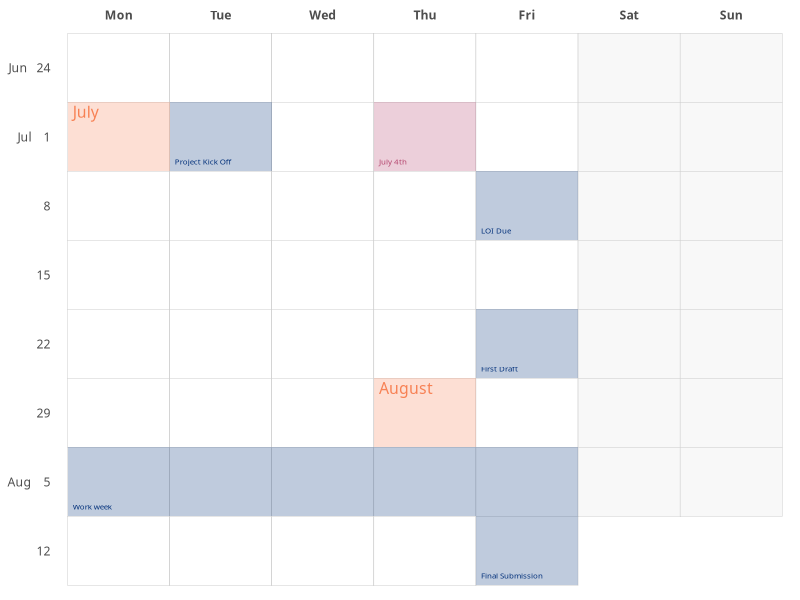
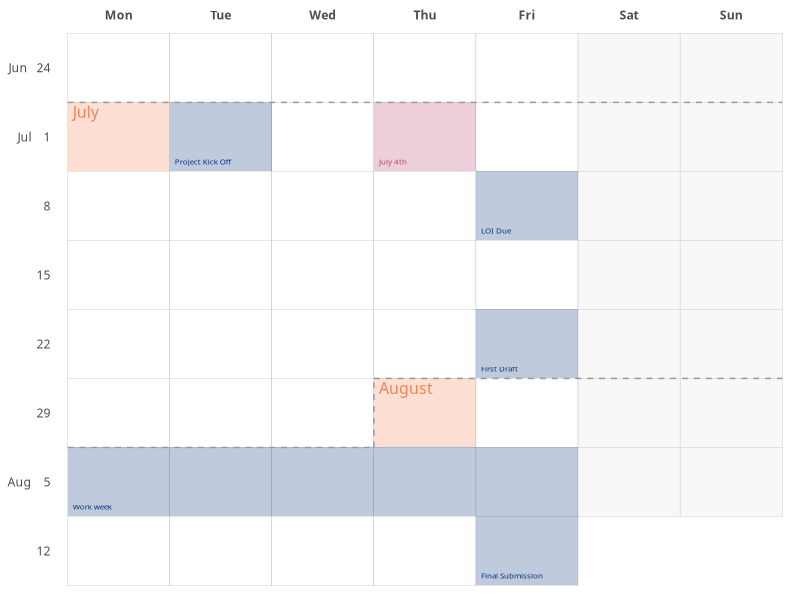

These charts were generated, in order, by the following R code:
## ---- chunk 1
knitr::opts_chunk$set(
  echo = TRUE, warning = FALSE, message = FALSE,
  fig.width = 9, fig.height = 10
)
options(htmltools.dir.version = TRUE)
## ---- chunk 2
# library(tidyverse)
library(dplyr)
library(purrr)
library(tidyr)
library(forcats)
library(ggplot2)
library(lubridate)
## ---- chunk 3
options("lubridate.week.start" = 1)
## ---- chunk 4
start_day <- floor_date(ymd("2019-06-24"), "week")
end_day   <- ymd("2019-08-16")
seq_days  <- seq(start_day, end_day, by = "day")

seq_days[1:5]
## ---- chunk 5
dates <-
  tibble(
    day       = seq_days,
    wday_name = wday(day, label = TRUE, abbr = TRUE),
    weekend   = wday(day) > 5,
    isoweek   = isoweek(day),
    month     = month(day, label = TRUE, abbr = FALSE),
    isoyear   = isoyear(day),
    week_year = fct_rev(sprintf("%s - %s", isoyear, isoweek))
  )

dates
## ---- chunk 6
# shows the _last 6_ week_year factor levels
dates %>% pull(week_year) %>% levels() %>% tail()
## ---- chunk 7
day_one <- dates %>%
  filter(day(day) == 1)

day_one
## ---- chunk 8
week_start_labels <- dates %>%
  filter(wday_name == "Mon") %>%
  arrange(day) %>%
  mutate(
    month = month(day, label = TRUE),
    label = case_when(
      month == lag(month) ~ paste(day(day)),
      TRUE ~ sprintf("%s %4i", month, day(day))
    )
  ) %>%
  select(label, week_year) %>%
  reduce(setNames)
## ---- chunk 9
list(1:5, letters[1:5]) %>% purrr::reduce(setNames)
## ---- chunk 10
highlight_days <- tribble(
         ~ day,            ~ label,   ~ color,    ~ fill,
  "2019-07-02", "Project Kick Off", "#02307a", "#02307a",
  "2019-07-04",         "July 4th", "#b4436c", "#b4436c",
  "2019-07-12",          "LOI Due", "#02307a", "#02307a",
  "2019-07-26",      "First Draft", "#02307a", "#02307a",
  "2019-08-05",        "Work week", "#02307a", "#02307a",
  "2019-08-06",                 "",        NA, "#02307a",
  "2019-08-07",                 "",        NA, "#02307a",
  "2019-08-08",                 "",        NA, "#02307a",
  "2019-08-09",                 "",        NA, "#02307a",
  "2019-08-16", "Final Submission", "#02307a", "#02307a"
) %>%
  mutate_at(vars(day), ymd)
## ---- chunk 11
#| code-fold: true
#| code-summary: Code to produce the calendar
gcal <-
  dates %>%
  mutate(
    # Softly fill in the weekend days
    weekend = case_when(weekend ~ "#f8f8f8", TRUE ~ "#FFFFFF")
  ) %>%
  ggplot() +
  aes(wday_name, week_year) +
  # the calendar grid
  geom_tile(aes(fill = weekend), color = "#aaaaaa") +
  # highlight first day of each month
  geom_tile(
    data = day_one,
    fill = "#f78154",
    alpha = 0.25,
    width = 1,
    height = 1
  ) +
  # add name of month to the first day
  geom_text(
    data = day_one,
    aes(label = month),
    family = "PT Sans Narrow",
    color = "#f78154",
    size = 4,
    # push text to the top left corner
    hjust = 0,
    nudge_x = -0.45,
    vjust = 1,
    nudge_y = 0.45
  ) +
  # highlight project-specific days
  geom_tile(
    data = dates %>% inner_join(highlight_days, by = "day"),
    aes(fill = fill),
    alpha = 0.25
  ) +
  # add the label from the highlighted days
  geom_text(
    data = dates %>% inner_join(highlight_days, by = "day"),
    aes(label = label, color = color),
    family = "PT Sans Narrow",
    size = 2,
    # push to bottom left corner
    hjust = 0,
    nudge_x = -0.45,
    vjust = 0,
    nudge_y = -0.40
  ) +
  scale_x_discrete(position = "top") +
  scale_y_discrete(labels = week_start_labels) +
  scale_fill_identity() +
  scale_color_identity() +
  guides(fill = FALSE) +
  theme_minimal(base_family = "PT Sans") +
  theme(
    axis.text = element_text("PT Sans Narrow"),
    axis.title = element_blank(),
    panel.grid = element_blank(),
    axis.text.x.top = element_text(face = "bold"),
    axis.title.x.top = element_blank(),
  )

gcal
## ---- chunk 12
month_boundaries <- day_one %>%
  select(day, month, wday_name, week_year) %>%
  mutate_at(vars(wday_name, week_year), as.integer) %>%
  mutate(
    left = map2(wday_name, week_year, ~ {
      # n/a if month changes on first day
      if (.x == 1) return(tibble(.missing = NA))
      tibble(
        x = 0.5,      xend = .x - 0.5,
        y = .y - 0.5, yend = y
      )
    }),
    up = map2(wday_name, week_year, ~ {
      # n/a if month changes on first day
      if (.x == 1) return(tibble(.missing = NA))
      tibble(
        x = .x - 0.5, xend = x,
        y = .y - 0.5, yend = .y + 0.5
      )
    }),
    right = map2(wday_name, week_year, ~ {
      tibble(
        x = .x - 0.5, xend = 7.5,
        y = .y + 0.5, yend = y
      )
    })
  )


month_boundaries
## ---- chunk 13
#| out-extra: 'style="max-width:500px"'
for (boundary in c("left", "up", "right")) {
  gcal <- gcal +
    geom_segment(
      data = month_boundaries %>% unnest(!!rlang::sym(boundary)),
      aes(x = x, y = y, xend = xend, yend = yend),
      color = "#999999",
      linetype = 2
    )
}

gcal
